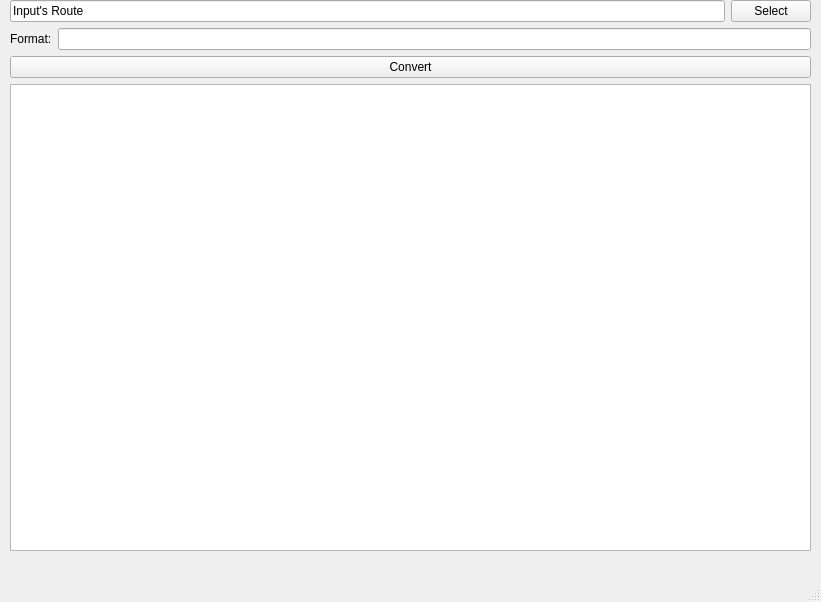
<?xml version="1.0" encoding="UTF-8"?>
<ui version="4.0">
 <class>MainWindow</class>
 <widget class="QMainWindow" name="MainWindow">
  <property name="geometry">
   <rect>
    <x>0</x>
    <y>0</y>
    <width>821</width>
    <height>602</height>
   </rect>
  </property>
  <property name="sizePolicy">
   <sizepolicy hsizetype="Fixed" vsizetype="Fixed">
    <horstretch>0</horstretch>
    <verstretch>0</verstretch>
   </sizepolicy>
  </property>
  <property name="maximumSize">
   <size>
    <width>821</width>
    <height>602</height>
   </size>
  </property>
  <property name="windowTitle">
   <string>MainWindow</string>
  </property>
  <widget class="QWidget" name="centralwidget">
   <property name="sizePolicy">
    <sizepolicy hsizetype="Ignored" vsizetype="Ignored">
     <horstretch>0</horstretch>
     <verstretch>0</verstretch>
    </sizepolicy>
   </property>
   <property name="minimumSize">
    <size>
     <width>821</width>
     <height>557</height>
    </size>
   </property>
   <property name="maximumSize">
    <size>
     <width>822</width>
     <height>558</height>
    </size>
   </property>
   <property name="sizeIncrement">
    <size>
     <width>0</width>
     <height>0</height>
    </size>
   </property>
   <property name="locale">
    <locale language="English" country="Spain"/>
   </property>
   <widget class="QWidget" name="layoutWidget">
    <property name="geometry">
     <rect>
      <x>10</x>
      <y>0</y>
      <width>801</width>
      <height>551</height>
     </rect>
    </property>
    <layout class="QVBoxLayout" name="verticalLayout_2">
     <item>
      <layout class="QHBoxLayout" name="horizontalLayout_2">
       <item>
        <widget class="QLineEdit" name="lineInput">
         <property name="text">
          <string>Input's Route</string>
         </property>
        </widget>
       </item>
       <item>
        <widget class="QPushButton" name="selectButton">
         <property name="text">
          <string>Select</string>
         </property>
        </widget>
       </item>
      </layout>
     </item>
     <item>
      <layout class="QHBoxLayout" name="horizontalLayout_3">
       <item>
        <widget class="QLabel" name="label">
         <property name="text">
          <string>Format:</string>
         </property>
        </widget>
       </item>
       <item>
        <widget class="QLineEdit" name="lineFormat">
         <property name="text">
          <string/>
         </property>
        </widget>
       </item>
      </layout>
     </item>
     <item>
      <widget class="QPushButton" name="convertButton">
       <property name="text">
        <string>Convert</string>
       </property>
      </widget>
     </item>
     <item>
      <widget class="QPlainTextEdit" name="plainTextEdit">
       <property name="readOnly">
        <bool>true</bool>
       </property>
      </widget>
     </item>
    </layout>
   </widget>
  </widget>
  <widget class="QMenuBar" name="menubar">
   <property name="geometry">
    <rect>
     <x>0</x>
     <y>0</y>
     <width>821</width>
     <height>23</height>
    </rect>
   </property>
  </widget>
  <widget class="QStatusBar" name="statusbar"/>
 </widget>
 <resources/>
 <connections/>
</ui>
